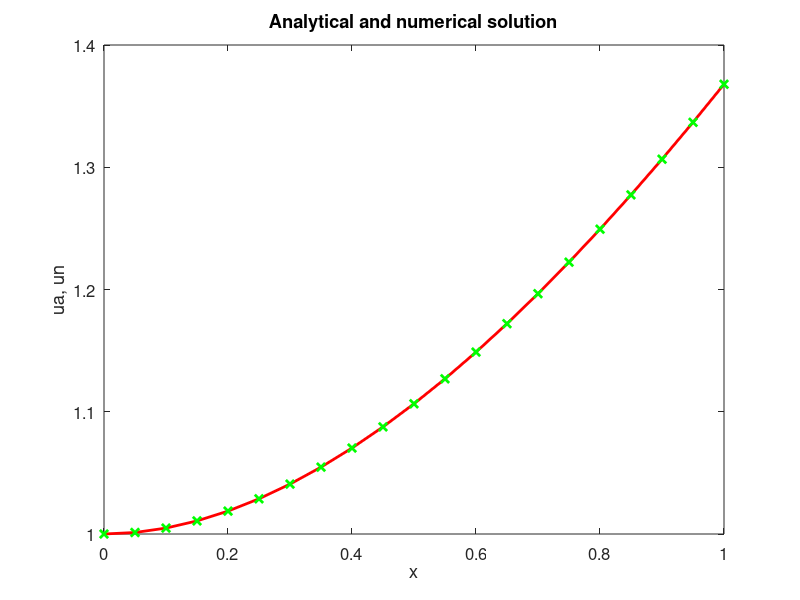

This figure's MATLAB source:
lambda=0.5
# пределы интегрирования
a=0
b=1
# число узлов интегрирования
N=21
disp('Метод Симпсона')
# шаг
h=(b-a)/(N-1)
# узлы и веса квадратурной формулы
x=a:h:b;
c=ones(1,N)/3;
for i=2:2:N-1
  c(i) *= 4;
end
for i=3:2:N-2
  c(i) *= 2;
end
# неоднородность интегрального уравнения
function f=F(x)
 f=exp(-x);
endfunction
# ядро интегрального уравнения
function K=Ker(x,t)
    K = x*exp(t);
endfunction
# аналитическое решение
ua=x+exp(-x);
for i=1:N
 for j=1:N
 if (i~=j) A(i,j)=-lambda*c(j)*h*Ker(x(i),x(j));
 else A(i,j)=1-lambda*c(j)*h*Ker(x(i),x(j));
 end
 end
 b(i)=F(x(i));
end
un=A\b';
delta=norm(un'-ua, 2);
printf("Погрешность delta=%g\n", delta)
plot(x, ua, "r", "linewidth", 2, x, un, "gx",
"linewidth", 2)
set(gca, "fontsize", 12)
title('Analytical and numerical solution')
xlabel('x')
ylabel('ua, un')
pause(10)